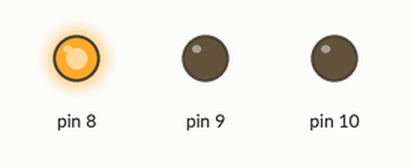
Recording of a sketch running on a simulated Arduino Uno, built with avr-gcc and run on an emulated ATmega328P. Shown: output pins drawn as LEDs (lit = HIGH).

Above: at 2.5 s.
At 8.0 s:
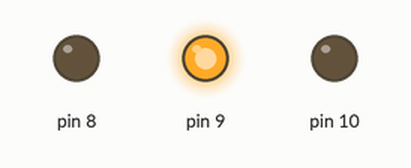
At 13.5 s:
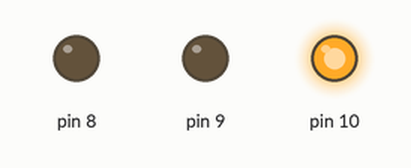
Timing chart, 0 to 20.8 s (numbered marks = the images above):
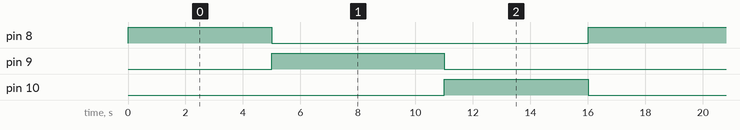

The sketch:

8.Traffic_light_blink.ino
```cpp
//Trafficx light
// the setup function runs once when you press reset or power the board
void setup() {
  // initialize digital pin LED_BUILTIN as an output.
  pinMode(8, OUTPUT);
   pinMode(9, OUTPUT);
    pinMode(10, OUTPUT);
}

// the loop function runs over and over again forever
void loop() {

  digitalWrite(8, LOW);
  digitalWrite(9, LOW);
  digitalWrite(10, LOW);

  digitalWrite(8, HIGH);   // turn the LED on (HIGH is the voltage level)
  delay(5000);                       // wait for a second
  digitalWrite(8, LOW);    // turn the LED off by making the voltage LOW
  //delay(2000);

    digitalWrite(9, HIGH);   // turn the LED on (HIGH is the voltage level)
  delay(6000);                       // wait for a second
  digitalWrite(9, LOW);    // turn the LED off by making the voltage LOW
  //delay(2000);

    digitalWrite(10, HIGH);   // turn the LED on (HIGH is the voltage level)
  delay(5000);                       // wait for a second
  digitalWrite(10, LOW);    // turn the LED off by making the voltage LOW
  //delay(2000);
}
```

Measured:
- by itself, pin 8, pin 10: alternates HIGH for 5.0 s and LOW for 11.0 s
- by itself, pin 9: alternates HIGH for 6.0 s and LOW for 10.0 s
- by itself, everything shown: repeats every 16.0 s, in 4 steps
